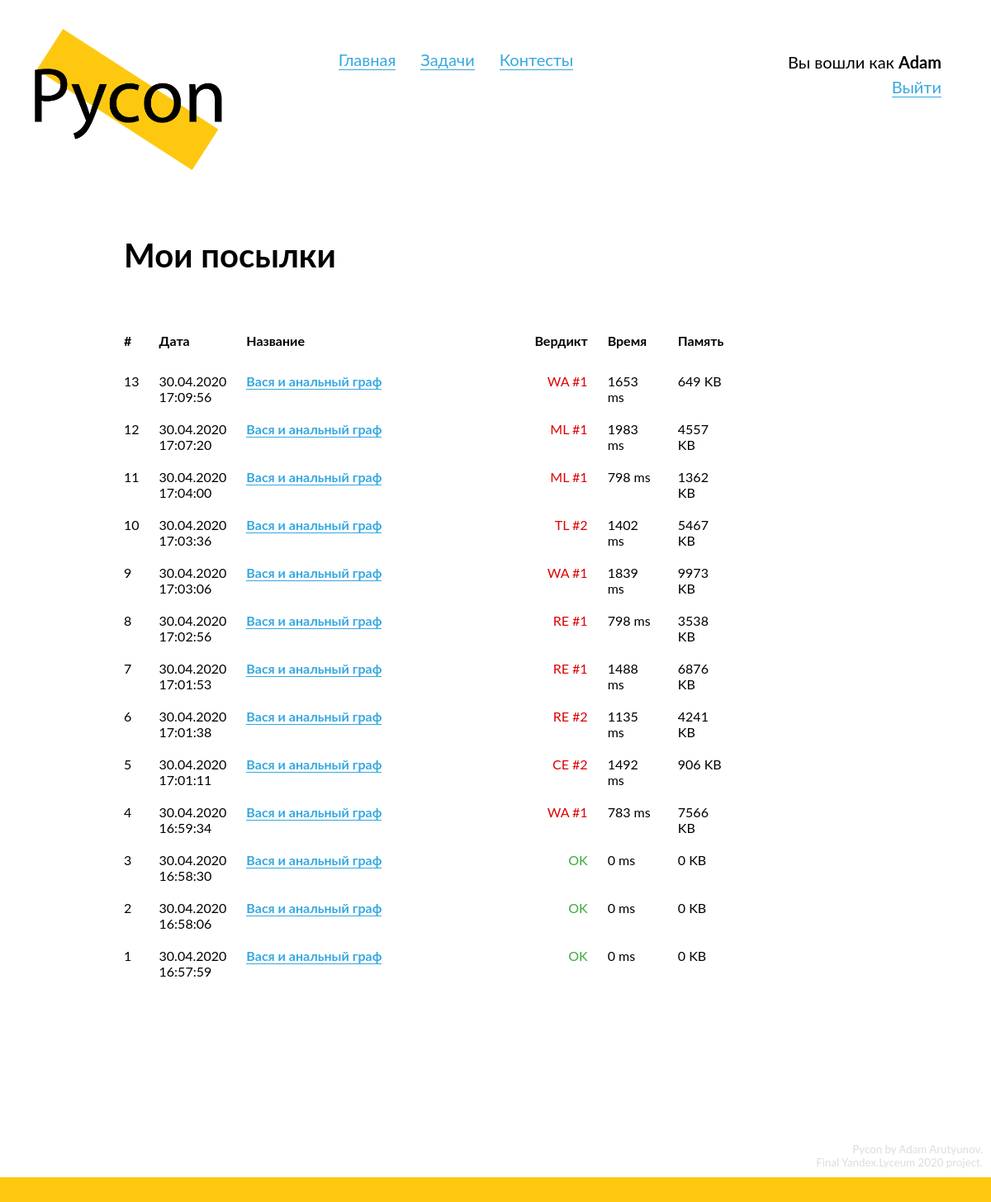
Before: /submissions (signed in) with the older database file.
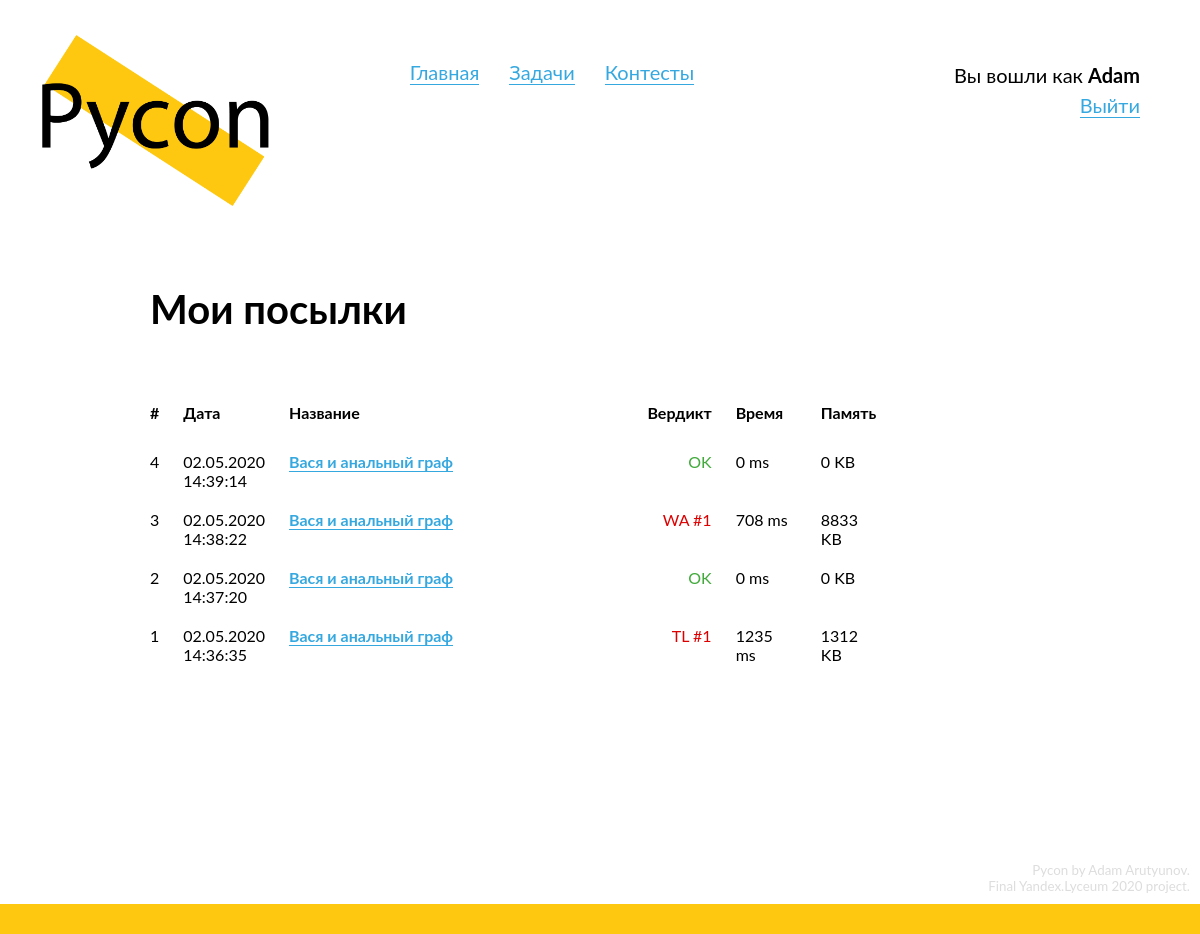
After: the same page with the newer database file.
### data/models/user.py (models this page shows, shortened)
class User(SqlAlchemyBase, UserMixin, SerializerMixin):
    __tablename__ = 'users'
    id = Column(Integer, primary_key=True, autoincrement=True)
    login = Column(String, nullable=True)
    email = Column(String, index=True, unique=True, nullable=False)
    hashed_password = Column(String, nullable=True)
    submissions = orm.relation("Submission", back_populates='submitter')
    solved_problems = orm.relation('Problem', secondary='user_to_solved_problem',
                                   backref='users_solved')
    unsolved_problems = orm.relation('Problem', secondary='user_to_unsolved_problem',
                                   backref='users_unsolved')

### data/models/submission.py (models this page shows, shortened)
class Submission(SqlAlchemyBase, SerializerMixin):
    __tablename__ = 'submissions'
    id = Column(Integer, primary_key=True, autoincrement=True)
    submitter_id = Column(Integer, ForeignKey("users.id"))
    submitter = orm.relation("User")
    problem_id = Column(Integer, ForeignKey('problems.id'))
    problem = orm.relation("Problem")
    data = Column(String, nullable=False)
    submit_timestamp = Column(DateTime, default=datetime.datetime.now, nullable=False)
    verdict = Column(String, nullable=True)
    test = Column(Integer, ForeignKey("tests.number"), nullable=True)
    time = Column(Integer, nullable=True)  # Warning, time in ms!
    memory = Column(Integer, nullable=True)  # Warning, memory in KB!

### data/models/problem.py (models this page shows)
class Problem(SqlAlchemyBase, SerializerMixin):
    __tablename__ = 'problems'
    id = Column(Integer, primary_key=True, autoincrement=True)
    name = Column(String, nullable=True)
    situation = Column(String, nullable=False)
    input_data = Column(String, nullable=True)
    output_data = Column(String, nullable=True)
    solution = Column(String, nullable=False)
    tests = orm.relation("Test", back_populates='problem')
    time_limit = Column(Integer, nullable=True)
    memory_limit = Column(Integer, nullable=True)

### Pycon.py (the view)
@app.route('/submissions')
@login_required
def submissions():
    session = db_session.create_session()
    submissions = session.query(Submission).filter(Submission.submitter == current_user)\
                  .order_by(Submission.id.desc()).all()
    return render_template('submissions.html', title="Посылки",
                           submissions=submissions)

### Pycon.py (called while the page is built)
@login_manager.user_loader
def load_user(user_id):
    session = db_session.create_session()
    return session.query(User).get(user_id)

### data/db_session.py (called while the page is built)
def create_session() -> Session:
    global __scoped_session
    return __scoped_session

### templates/submissions.html (shortened to what this page needs)
{% extends "base.html" %}
{% block content %}
  <div class="content-header">
    <h2>
      Мои посылки
    </h2>
  </div>
  <div class="content-block">
    {% if submissions %}
      <table class="submissions-table">
        <tr>
          <th class="id-td">
            <span>
              #
            </span>
          </th>
          <th class="timestamp-td">
            <span>
              Дата
            </span>
          </th>
          <th class="problemname-td">
            <span>
              Название
            </span>
          </th>
          <th class="verdict-td">
            <span>
              Вердикт
            </span>
          </th>
          <th class="time-td">
            <span>
              Время
            </span>
          </th>
          <th class="memory-td">
            <span>
              Память
            </span>
          </th>
        </tr>
        {% for submission in submissions %}
          <tr>
            <td class="id-td">
              {{ submission.id }}
            </td>
            <td class="timestamp-td">
              {{ submission.submit_timestamp.strftime("%d.%m.%Y<br>%H:%M:%S")|safe }}
            </td>
            <td class="problemname-td">
              <a href="/problems/{{ submission.problem.id }}">{{ submission.problem.name }}</a>
            </td>
            <td class="verdict-td">
              {% if submission.verdict == None %}
                <span class="verdict-neutral">
                  Отправлено на проверку
                </span>
              {% elif submission.verdict == 'OK' %}
                <span class="verdict-good">
                  {{ submission.verdict }}
                </span>
              {% else %}
                <span class="verdict-bad">
                  {{ submission.verdict }} #{{ submission.test }}
                </span>
              {% endif %}
            </td>
            <td class="time-td">
              <span>
                {{ submission.time if submission.time else 0 }} ms
              </span>
            </td>
            <td class="memory-td">
              <span>
                {{ submission.memory if submission.memory else 0 }} KB
              </span>
            </td>
          </tr>
        {% endfor %}
      </table>
    {% endif %}
  </div>
{% endblock %}

### templates/base.html (shortened to what this page needs)
<!doctype html>
<html lang="en">
  <head>
      <link rel="stylesheet" type="text/css" href="/static/css/style.css">
      <link href="/static/css/codemirror.css" rel="stylesheet">
  </head>
<body>
  <header>
      <a href="/" style="border: none;">
        <div id="logo">
          <img src="/static/img/logo.png">
        </div>
      </a>
      <div id="header-links">
      </div>
      <div id="login-block">
        {% if current_user.is_authenticated %}
          Вы вошли как <b>{{ current_user.login }}</b><br>
        {% else %}
          <script>
            document.write(`<a href="/login?next=${path}">Войти</a><br>`)
          </script>
          <a href="/register">Зарегистрироваться</a>
        {% endif %}
      </div>
  </header>
  <main role="main" id="main">
      {% block content %}{% endblock %}
  </main>
  <footer>
    <div id="credits">
      Pycon by Adam Arutyunov.<br>
      Final Yandex.Lyceum 2020 project.<br>
    </div>
    <div id="footer-div"></div>
  </footer>
</body>
</html>

### static/css/style.css (style rules this page uses)
* { margin: 0; padding: 0; }
html { height: 100%; }
:root { --primary-color: #FEC811; --light-grey: #D0D0D0; --very-light-grey: #ECECEC; }
body { position: relative; font-family: "Lato"; font-size: 14pt; min-height: 100%; }
img { width: 100%; }
footer { position: absolute; bottom: 0; width: 100%; }
a { text-decoration: none; color: #35A8E0; border-bottom: 1px solid #35A8E0; }
h2 { font-size: 30pt; margin-bottom: 50px; }
td, th { position: relative; vertical-align: top; border: none; }
th { padding-bottom: 10px; text-align: left; font-weight: bold; }
table { border: none; border-spacing: 2vw 20px; margin-left: -2vw; width: 100%; font-size: 12pt; }
table a { font-weight: bold; }
.content-block { margin-top: 25px; margin-bottom: 50px; }
.content-header { margin-bottom: 50px; }
.id-td { width: 1px; overflow: visible; }
.timestamp-td { width: 10%; }
.time-td { width: 10%; }
.memory-td { width: 10%; }
.verdict-td { text-align: right; width: 20%; }
.verdict-bad { color: #DD0000; }
.verdict-good { color: #40AA3B; }
#login-block { display: inline-block; vertical-align: top; margin-top: 60px; float: right; margin-right: 60px; text-align: right; font-size: 15pt; line-height: 1.5; }
#footer-div { height: 30px; background-color: var(--primary-color); }
#credits { font-size: 10pt; color: #DDD; margin: 10px; text-align: right; }
#logo { width: 20%; margin-left: 35px; margin-top: 35px; display: inline-block; }
#main { margin-top: 75px; margin-left: 150px; width: 65%; min-width: 600px; padding-bottom: 200px; }
#header-links { display: inline-block; margin-left: 130px; margin-top: 60px; vertical-align: top; font-size: 15pt; }

Changed rows visible on the page:
removed Submission: id "13", submit_timestamp "30.04.2020 17:09:56", problem.name "Вася и анальный граф", verdict "WA", test "1", time "1653", memory "649"
removed Submission: id "12", submit_timestamp "30.04.2020 17:07:20", problem.name "Вася и анальный граф", verdict "ML", test "1", time "1983", memory "4557"
removed Submission: id "11", submit_timestamp "30.04.2020 17:04:00", problem.name "Вася и анальный граф", verdict "ML", test "1", time "798", memory "1362"
removed Submission: id "10", submit_timestamp "30.04.2020 17:03:36", problem.name "Вася и анальный граф", verdict "TL", test "2", time "1402", memory "5467"
removed Submission: id "9", submit_timestamp "30.04.2020 17:03:06", problem.name "Вася и анальный граф", verdict "WA", test "1", time "1839", memory "9973"
removed Submission: id "8", submit_timestamp "30.04.2020 17:02:56", problem.name "Вася и анальный граф", verdict "RE", test "1", time "798", memory "3538"
removed Submission: id "7", submit_timestamp "30.04.2020 17:01:53", problem.name "Вася и анальный граф", verdict "RE", test "1", time "1488", memory "6876"
removed Submission: id "6", submit_timestamp "30.04.2020 17:01:38", problem.name "Вася и анальный граф", verdict "RE", test "2", time "1135", memory "4241"
removed Submission: id "5", submit_timestamp "30.04.2020 17:01:11", problem.name "Вася и анальный граф", verdict "CE", test "2", time "1492", memory "906"
changed Submission id 4: submit_timestamp "30.04.2020 16:59:34" → "02.05.2020 14:39:14"; time "783" → "0"; memory "7566" → "0"; verdict "WA" → "OK"; test "1" → (not shown)
changed Submission id 3: submit_timestamp "30.04.2020 16:58:30" → "02.05.2020 14:38:22"; test (not shown) → "1"; time "0" → "708"; memory "0" → "8833"; verdict "OK" → "WA"
changed Submission id 2: submit_timestamp "30.04.2020 16:58:06" → "02.05.2020 14:37:20"
changed Submission id 1: submit_timestamp "30.04.2020 16:57:59" → "02.05.2020 14:36:35"; test (not shown) → "1"; time "0" → "1235"; memory "0" → "1312"; verdict "OK" → "TL"
